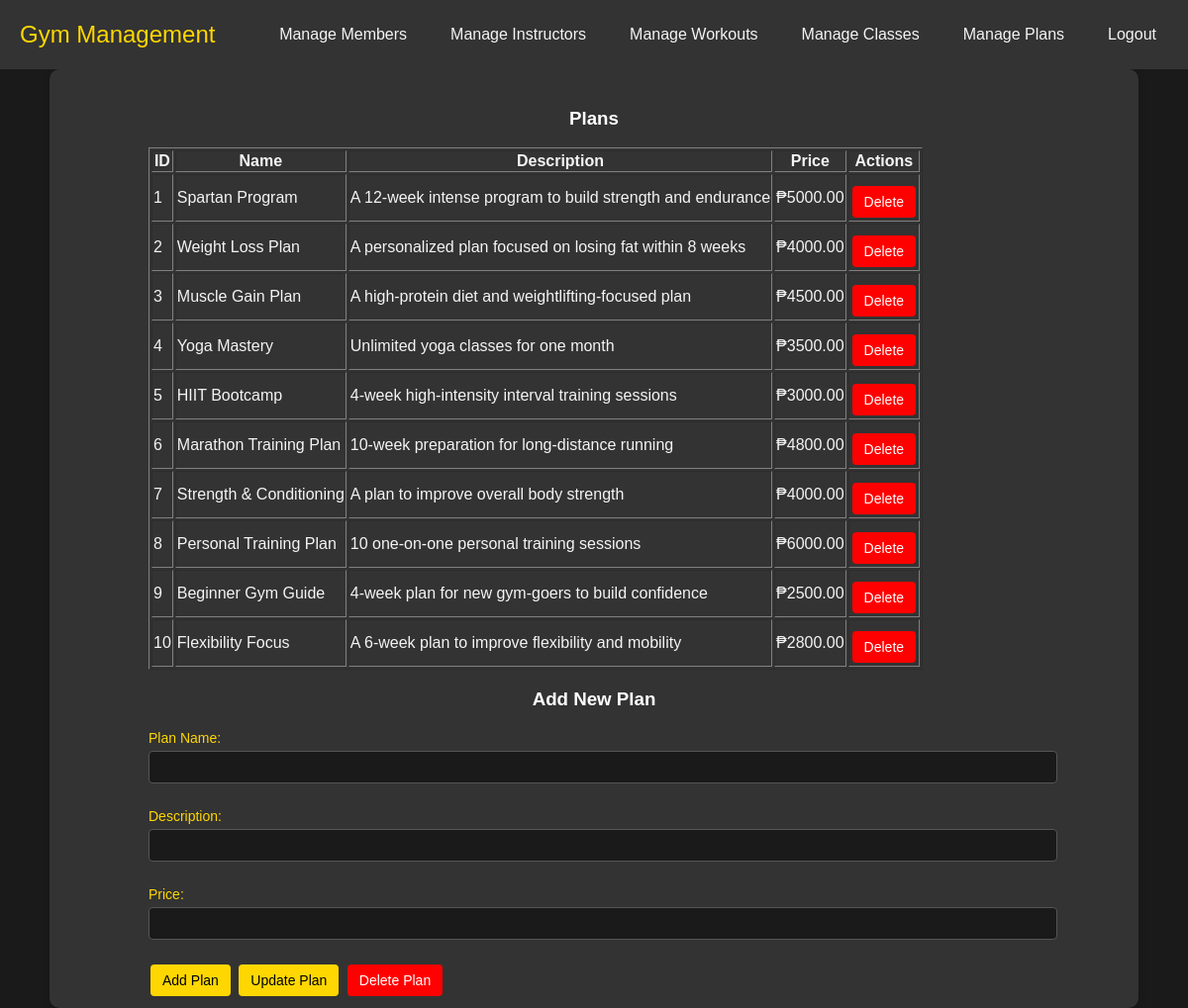
/plans.php, run on the app's committed database.
### tables this page shows
CREATE TABLE `plans` (
  `plan_id` int(11) NOT NULL,
  `name` varchar(100) NOT NULL,
  `description` text NOT NULL,
  `price` decimal(10,2) NOT NULL
);

### plans.php (the view, shortened to what this page needs)
<!DOCTYPE html>
<html lang="en">
<head>
    <link rel="stylesheet" href="admin.css">
</head>
<body>
<nav class="navbar">
    <div class="navbar-container">
        <a href="admin.php" class="navbar-logo">Gym Management</a>
        <ul class="navbar-menu">
            <li><a href="members.php" class="navbar-link">Manage Members</a></li>
            <li><a href="instructors.php" class="navbar-link">Manage Instructors</a></li>
            <li><a href="workouts.php" class="navbar-link">Manage Workouts</a></li>
            <li><a href="classes.php" class="navbar-link">Manage Classes</a></li>
            <li><a href="plans.php" class="navbar-link">Manage Plans</a></li>
            <li><a href="login.php" class="navbar-link">Logout</a></li>
        </ul>
    </div>
</nav>
<div class="container">
<h3>Plans</h3>
    <table border="1" class="member-table">
        <thead>
            <tr>
                <th>ID</th>
                <th>Name</th>
                <th>Description</th>
                <th>Price</th>
                <th>Actions</th>
            </tr>
        </thead>
        <tbody>
            <?php
            $servername = "localhost";
            $username = "root";
            $password = "";
            $dbname = "gym";
            $conn = new mysqli($servername, $username, $password, $dbname);
            $sql = "SELECT * FROM plans";
            $result = $conn->query($sql);
            if ($result->num_rows > 0) {
                while($row = $result->fetch_assoc()) {
                    echo "<tr>
                            <td>{$row['plan_id']}</td>
                            <td>{$row['name']}</td>
                            <td>{$row['description']}</td>
                            <td>₱{$row['price']}</td>
                            <td>
                                <form method='post' action='admin.php' style='display:inline-block;'>
                                    <input type='hidden' name='id' value='{$row['plan_id']}'>
                                    <button type='submit' name='delete_plan' class='btn delete'>Delete</button>
                                </form>
                            </td>
                          </tr>";
                }
            } else {
                echo "<tr><td colspan='5'>No plans found</td></tr>";
            }
            ?>
        </tbody>
    </table>
    <h3>Add New Plan</h3>
    <form method="post" action="admin.php" class="form-container">
        <label for="name">Plan Name:</label>
        <input type="text" name="name" id="name" required class="form-input">
        <label for="description">Description:</label>
        <input type="text" name="description" id="description" required class="form-input">
        <label for="price">Price:</label>
        <input type="number" name="price" id="price" step="0.01" required class="form-input">
        <div class="button-group">
            <button type="submit" name="add_plan" class="btn">Add Plan</button>
            <button type="submit" name="update_plan" class="btn">Update Plan</button>
            <button type="submit" name="delete_plan" class="btn delete">Delete Plan</button>
        </div>
    </form>
</div>
</body>
</html>

### admin.css (style rules this page uses)
body { margin: 0; padding: 0; font-family: Arial, sans-serif; background-color: #1a1a1a; color: #f4f4f4; }
.container { max-width: 900px; margin: 0 auto; background-color: #333333; padding: 20px 100px 10px 100px; border-radius: 10px; box-shadow: 0 4px 8px rgba(0, 0, 0, 0.2); color: #f4f4f4; }
h2, h3 { color: #ffffff; text-align: center; }
.navbar { background-color: #333333; padding: 10px 20px; position: relative; }
.navbar-container { display: flex; justify-content: space-between; align-items: center; }
.navbar-logo { color: #ffd700; font-size: 24px; text-decoration: none; }
.navbar-menu { list-style: none; display: flex; gap: 20px; }
.navbar-link { color: #f4f4f4; text-decoration: none; padding: 8px 12px; transition: background-color 0.3s; }
button { padding: 8px 12px; font-size: 14px; border: none; border-radius: 4px; cursor: pointer; color: #fff; margin: 2px; }
button[type="submit"] { background-color: #ffd700; color: #000; }
button.delete { background-color: #ff0000; color: #ffffff; }
.form-container { margin-top: 20px; }
label { display: block; margin-top: 10px; font-size: 14px; color: #ffd700; }
.form-input { width: 100%; padding: 8px; margin-top: 5px; margin-bottom: 15px; border: 1px solid #555555; border-radius: 4px; background-color: #1a1a1a; color: #f4f4f4; }
.btn { display: inline-block; padding: 8px 12px; margin-top: 10px; font-size: 14px; background-color: #ffd700; color: #000; border-radius: 4px; text-decoration: none; }

### data on the page
plans: plan_id "1", name "Spartan Program", description "A 12-week intense program to build strength and endurance", price "5000.00"
plans: plan_id "2", name "Weight Loss Plan", description "A personalized plan focused on losing fat within 8 weeks", price "4000.00"
plans: plan_id "3", name "Muscle Gain Plan", description "A high-protein diet and weightlifting-focused plan", price "4500.00"
plans: plan_id "4", name "Yoga Mastery", description "Unlimited yoga classes for one month", price "3500.00"
plans: plan_id "5", name "HIIT Bootcamp", description "4-week high-intensity interval training sessions", price "3000.00"
plans: plan_id "6", name "Marathon Training Plan", description "10-week preparation for long-distance running", price "4800.00"
plans: plan_id "7", name "Strength & Conditioning", description "A plan to improve overall body strength", price "4000.00"
plans: plan_id "8", name "Personal Training Plan", description "10 one-on-one personal training sessions", price "6000.00"
plans: plan_id "9", name "Beginner Gym Guide", description "4-week plan for new gym-goers to build confidence", price "2500.00"
plans: plan_id "10", name "Flexibility Focus", description "A 6-week plan to improve flexibility and mobility", price "2800.00"
